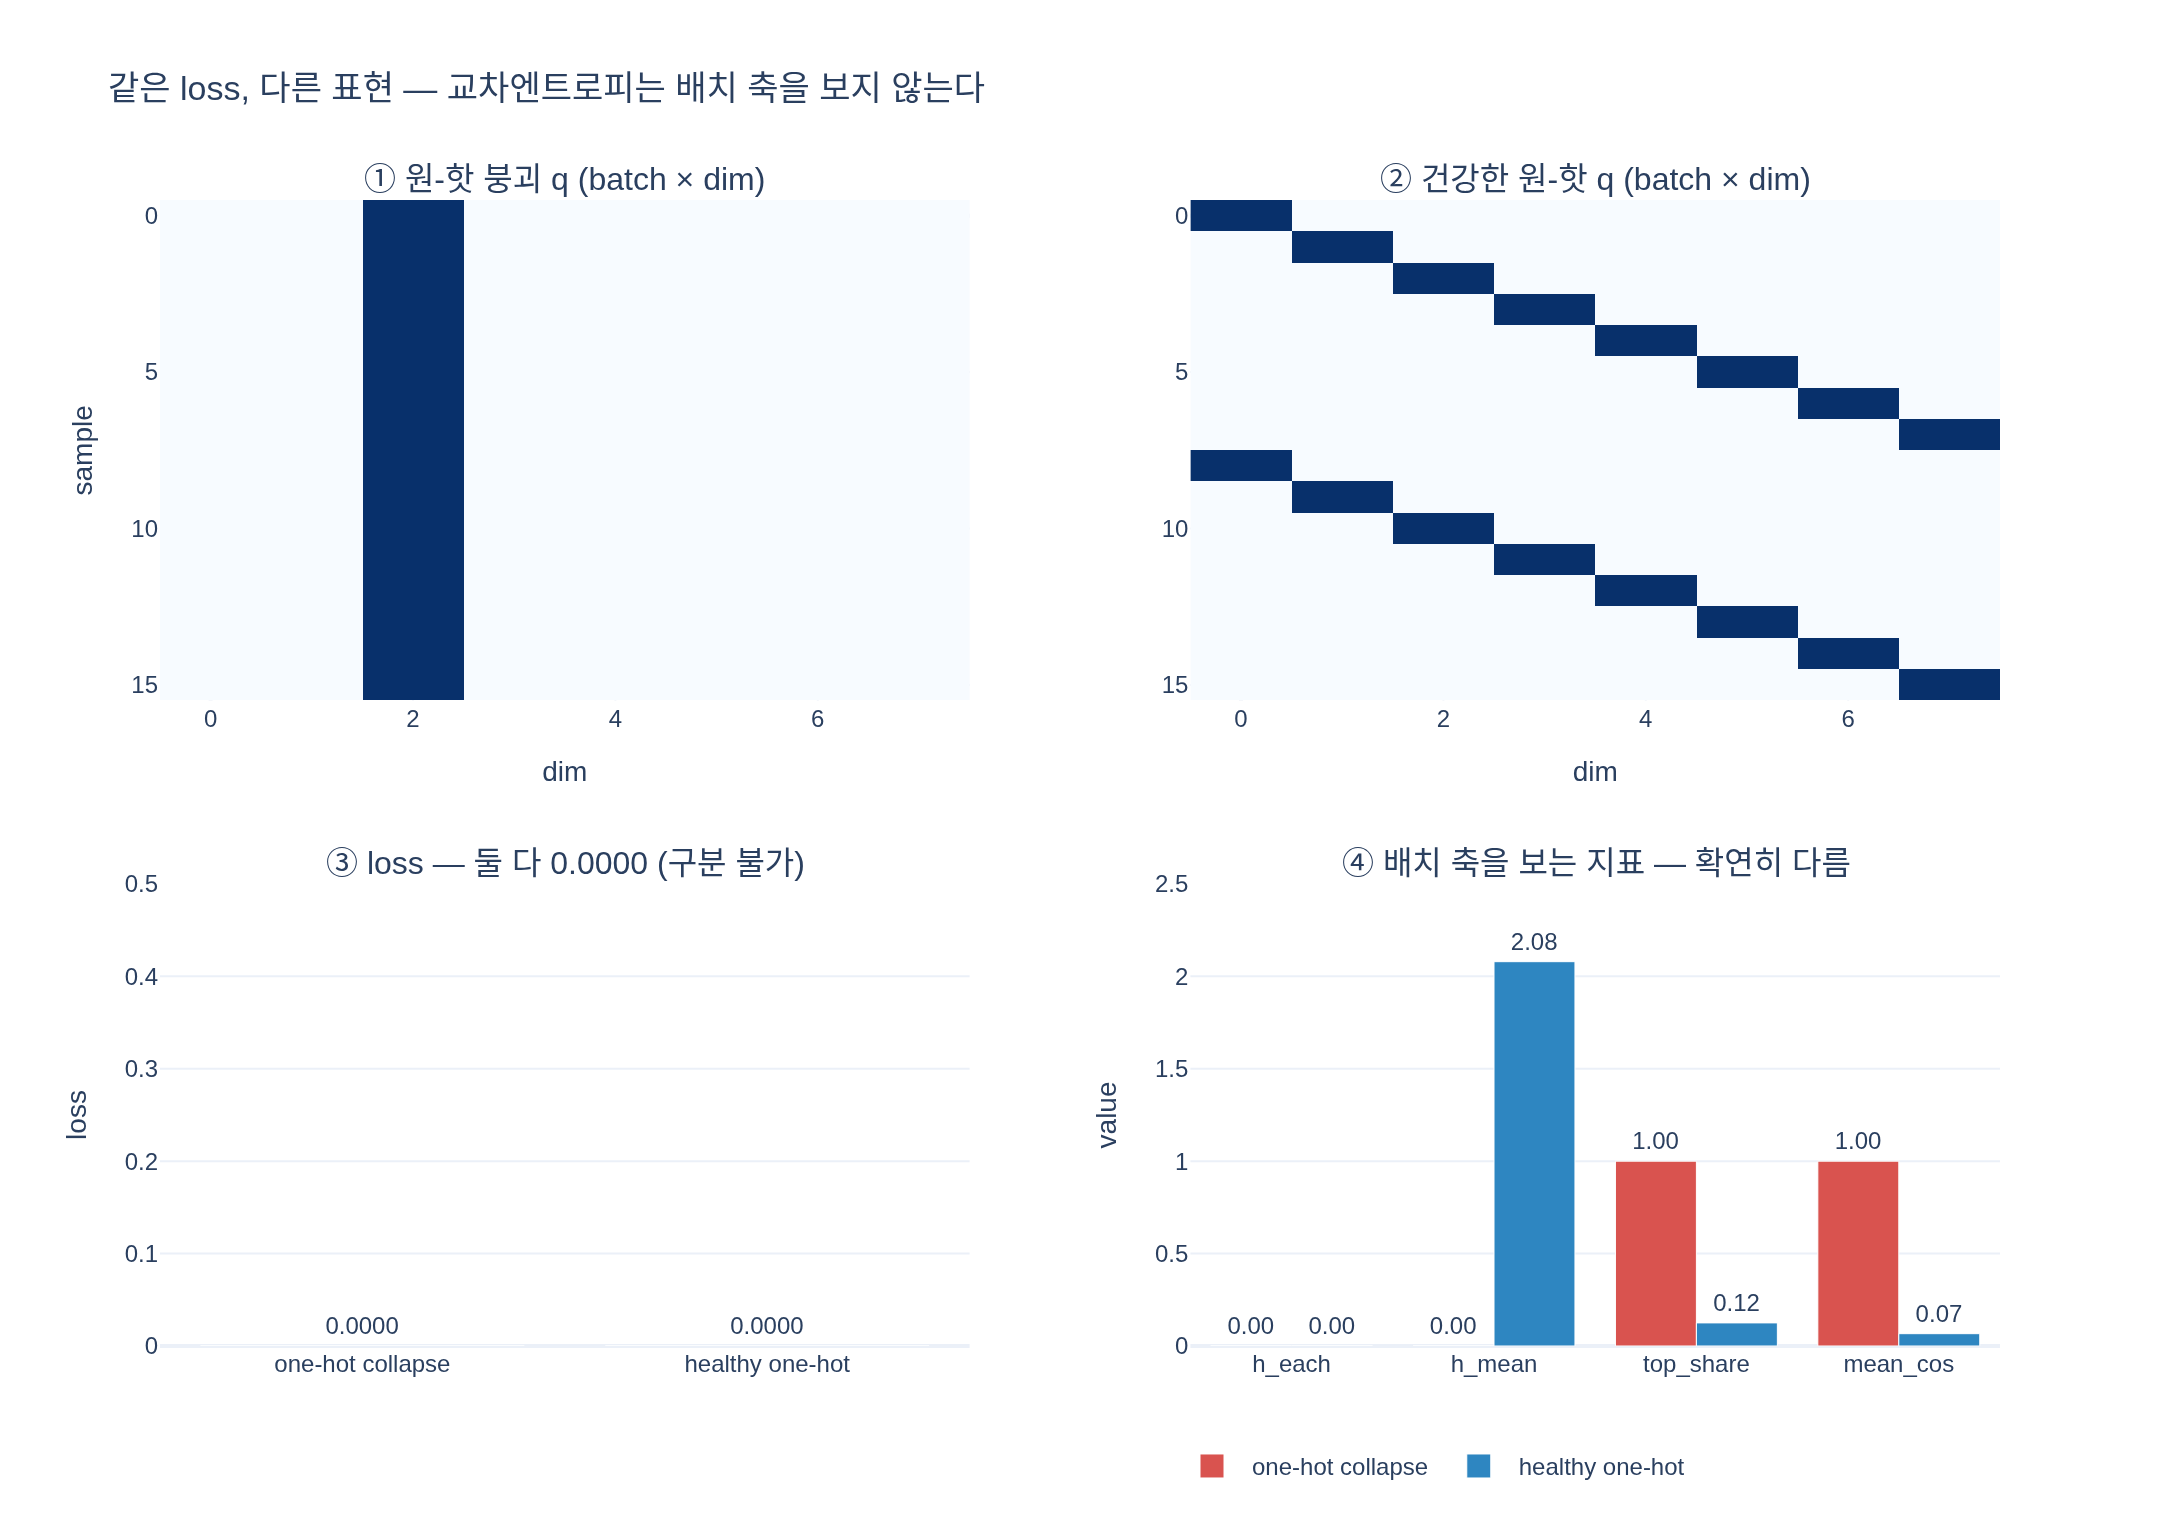

Here is the Python script that generated this plot:
# %% [markdown]
# # 같은 loss, 다른 표현 — 손실 함수가 보지 않는 축
#
# 질문: **입력마다 다른 원-핫을 내는 '건강한' 경우의 loss는 붕괴한 경우와 어떻게 다른가?**
#
# 답: **똑같이 0이다.**
#
# 이 노트북은 asset 노트북 4절의 세 시나리오를 재현해 loss가 같음을 확인한 뒤,
# **배치 축을 가로지르는 지표**를 추가로 계산해 두 상태가 확연히 갈리는 것을 보인다.

# %%
import math

import torch
import torch.nn as nn
import torch.nn.functional as F

torch.manual_seed(0)
torch.set_printoptions(precision=3, sci_mode=False)


def _show(fig):
    try:
        from IPython import get_ipython

        if get_ipython() is not None:
            fig.show()
    except ImportError:
        pass


# %% [markdown]
# ## 1. `MiniDINOLoss` — asset 노트북 3절과 동일
#
# 교차엔트로피 한 줄이 핵심이다.
#
# $$\mathcal{L} = \frac{1}{B}\sum_{b=1}^{B} \Big( -\sum_{k=1}^{K} q_{bk}\,\log p_{bk} \Big)$$
#
# 안쪽 합은 **차원 축 $k$**, 바깥 평균은 **배치 축 $b$**.
# 즉 샘플 $b$의 loss는 다른 샘플 $b'$의 출력을 **한 번도 참조하지 않는다.**
# 이것이 loss가 붕괴에 무감각한 구조적 이유다.

# %%
class MiniDINOLoss(nn.Module):
    def __init__(self, out_dim, ncrops=2, teacher_temp=0.04, student_temp=0.1,
                 center_momentum=0.9, use_center=True):
        super().__init__()
        self.student_temp = student_temp
        self.teacher_temp = teacher_temp
        self.center_momentum = center_momentum
        self.ncrops = ncrops
        self.use_center = use_center
        self.register_buffer("center", torch.zeros(1, out_dim))

    def forward(self, student_output, teacher_output, return_per_sample=False):
        student_out = (student_output / self.student_temp).chunk(self.ncrops)
        center = self.center if self.use_center else 0.0
        teacher_out = F.softmax((teacher_output - center) / self.teacher_temp, dim=-1)
        teacher_out = teacher_out.detach().chunk(2)

        total_loss, n_terms, per_sample = 0.0, 0, None
        for iq, q in enumerate(teacher_out):
            for v in range(len(student_out)):
                if v == iq:
                    continue
                # ★ dim=-1 : 차원 축만 합친다. 배치 축은 그대로 살아 있다.
                loss = torch.sum(-q * F.log_softmax(student_out[v], dim=-1), dim=-1)
                if per_sample is None:
                    per_sample = loss.detach().clone()
                total_loss += loss.mean()   # ★ 여기서 비로소 배치 축을 '평균'으로 뭉갠다
                n_terms += 1
        total_loss /= n_terms
        self.update_center(teacher_output)
        return (total_loss, per_sample) if return_per_sample else total_loss

    @torch.no_grad()
    def update_center(self, teacher_output):
        batch_center = teacher_output.mean(dim=0, keepdim=True)
        self.center = self.center * self.center_momentum + batch_center * (1 - self.center_momentum)


# %% [markdown]
# ## 2. 세 가지 상수 출력 시나리오
#
# | 시나리오 | 로짓 |
# |---|---|
# | 원-핫 붕괴 | 모든 샘플이 **같은** 차원 2에 50.0 |
# | 균등 붕괴 | 모든 샘플이 전부 0 |
# | 건강 | 샘플 $b$가 차원 $b \bmod K$에 50.0 (`F.one_hot(torch.arange(B) % out_dim, out_dim) * 50.0`) |

# %%
B, out_dim = 16, 8

collapsed = torch.zeros(B, out_dim)
collapsed[:, 2] = 50.0

uniform_c = torch.zeros(B, out_dim)

healthy = F.one_hot(torch.arange(B) % out_dim, out_dim).float() * 50.0

print("collapsed[:4] =\n", collapsed[:4])
print("healthy[:4]   =\n", healthy[:4])
# 출력:
# collapsed[:4] =
#  tensor([[0., 0., 50., 0., 0., 0., 0., 0.],
#         [0., 0., 50., 0., 0., 0., 0., 0.],
#         [0., 0., 50., 0., 0., 0., 0., 0.],
#         [0., 0., 50., 0., 0., 0., 0., 0.]])
# healthy[:4]   =
#  tensor([[50., 0., 0., 0., 0., 0., 0., 0.],
#         [0., 50., 0., 0., 0., 0., 0., 0.],
#         [0., 0., 50., 0., 0., 0., 0., 0.],
#         [0., 0., 0., 50., 0., 0., 0., 0.]])

# %%
def run(logits, name):
    loss_fn = MiniDINOLoss(out_dim, ncrops=2, teacher_temp=0.04, use_center=False)
    both = torch.cat([logits, logits])          # crop 2개 모두 같은 출력
    total, per_sample = loss_fn(both, both, return_per_sample=True)
    print(f"{name:18s} loss = {total.item():.4f}   per-sample = {per_sample.numpy().round(4)[:8]} ...")
    return total.item(), per_sample


l_collapsed, ps_collapsed = run(collapsed, "one-hot collapse")
l_uniform, ps_uniform = run(uniform_c, "uniform collapse")
l_healthy, ps_healthy = run(healthy, "healthy one-hot")
print(f"\nlog K = {math.log(out_dim):.4f}")
print(f"one-hot collapse == healthy ?  {math.isclose(l_collapsed, l_healthy, abs_tol=1e-9)}")
# 출력:
# one-hot collapse   loss = 0.0000   per-sample = [0. 0. 0. 0. 0. 0. 0. 0.] ...
# uniform collapse   loss = 2.0794   per-sample = [2.0794 2.0794 2.0794 2.0794 2.0794 2.0794 2.0794 2.0794] ...
# healthy one-hot    loss = 0.0000   per-sample = [0. 0. 0. 0. 0. 0. 0. 0.] ...
#
# log K = 2.0794
# one-hot collapse == healthy ?  True

# %% [markdown]
# **per-sample 벡터까지 완전히 같다.** 배치 평균을 취하기 *전*부터 이미 구분이 없다는 뜻이다.
#
# 샘플 $b$의 loss는 $-\sum_k q_{bk}\log p_{bk}$ — 여기에 등장하는 인덱스는 $b$ 하나뿐이다.
# "샘플들끼리 서로 다른가"는 이 식에 **문법적으로 들어갈 자리가 없다**.

# %% [markdown]
# ## 3. 배치 축을 보는 지표들
#
# - $h_{\text{each}} = \frac{1}{B}\sum_b h(q_b)$ — "각 샘플이 확신하는가" (배치 축을 **평균**만 함 → 여전히 못 봄)
# - $h_{\text{mean}} = h\!\left(\frac{1}{B}\sum_b q_b\right)$ — 먼저 **배치 축으로 평균한 분포**의 엔트로피 → 봄
# - `top_share` = 가장 많이 쓰인 코드가 차지하는 샘플 비율
# - `rank` = 확률 행렬 $Q \in \mathbb{R}^{B\times K}$의 수치적 랭크
# - `mean_cos` = 서로 다른 샘플 쌍의 평균 코사인 유사도

# %%
def entropy(p):
    return -(p * p.clamp_min(1e-12).log()).sum(-1)


@torch.no_grad()
def diagnostics(logits, teacher_temp=0.04):
    q = F.softmax(logits / teacher_temp, dim=-1)          # (B, K) teacher 분포
    h_each = entropy(q).mean().item() + 0.0               # 배치 축을 못 봄 (+0.0: -0.0 정리)
    h_mean = entropy(q.mean(0)).item() + 0.0              # 배치 축을 봄 ★
    codes = q.argmax(-1)
    top_share = codes.bincount(minlength=q.shape[-1]).max().item() / len(codes)
    rank = torch.linalg.matrix_rank(q, atol=1e-6).item()
    qn = F.normalize(q, dim=-1)
    sim = qn @ qn.T
    off = ~torch.eye(len(q), dtype=torch.bool)
    mean_cos = sim[off].mean().item()
    n_codes = len(codes.unique())
    return dict(h_each=h_each, h_mean=h_mean, top_share=top_share,
                rank=float(rank), mean_cos=mean_cos, n_codes=float(n_codes))


scenarios = [("one-hot collapse", collapsed, l_collapsed),
             ("uniform collapse", uniform_c, l_uniform),
             ("healthy one-hot", healthy, l_healthy)]

diags = {name: diagnostics(lg) for name, lg, _ in scenarios}

hdr = f"{'scenario':18s} {'loss':>7s} {'h_each':>7s} {'h_mean':>7s} {'top_share':>10s} {'rank':>5s} {'mean_cos':>9s} {'n_codes':>8s}"
print(hdr)
print("-" * len(hdr))
for name, _, ls in scenarios:
    d = diags[name]
    print(f"{name:18s} {ls:7.4f} {d['h_each']:7.4f} {d['h_mean']:7.4f} "
          f"{d['top_share']:10.4f} {d['rank']:5.0f} {d['mean_cos']:9.4f} {d['n_codes']:8.0f}")
# 출력:
# scenario              loss  h_each  h_mean  top_share  rank  mean_cos  n_codes
# ------------------------------------------------------------------------------
# one-hot collapse    0.0000  0.0000  0.0000     1.0000     1    1.0000        1
# uniform collapse    2.0794  2.0794  2.0794     1.0000     1    1.0000        1
# healthy one-hot     0.0000  0.0000  2.0794     0.1250     8    0.0667        8

# %% [markdown]
# 핵심 두 줄은 **1행(원-핫 붕괴)과 3행(건강)**이다.
#
# | 지표 | 붕괴 | 건강 | 구분되나 |
# |---|---|---|---|
# | `loss` | 0.0000 | 0.0000 | ❌ |
# | `h_each` | 0.0000 | 0.0000 | ❌ (샘플별로 계산 후 평균 → 배치를 못 봄) |
# | `h_mean` | 0.0000 | 2.0794 | ✅ (배치 평균 분포의 엔트로피) |
# | `top_share` | 1.0000 | 0.1250 | ✅ |
# | `rank` | 1 | 8 | ✅ |
# | `mean_cos` | 1.0000 | 0.0667 | ✅ |
#
# `h_each`가 loss와 함께 실패한다는 점이 중요하다.
# **"먼저 샘플별로 계산하고 나중에 평균"하는 모든 양은 배치 축의 다양성을 볼 수 없다.**
# `h_mean`처럼 **먼저 배치로 평균한 뒤 계산**해야 비로소 보인다. 순서가 전부다.

# %% [markdown]
# ## 4. 어떤 손실이라면 이걸 볼 수 있는가
#
# 배치 축을 가로지르는 항이 있어야 한다.

# %%
qc = F.softmax(collapsed / 0.04, -1)
qh = F.softmax(healthy / 0.04, -1)


def infonce(q, tau=0.1):
    """자기 자신을 positive, 배치 내 나머지를 negative로 두는 대조 손실."""
    z = F.normalize(q, dim=-1)
    logits = z @ z.T / tau
    # positive = 자기 자신(같은 이미지의 다른 view라고 가정)
    return F.cross_entropy(logits, torch.arange(len(z))).item()


def barlow(q):
    """배치 축으로 표준화한 뒤 cross-correlation 행렬 C를 본다.
    붕괴를 잡는 것은 **대각 항** sum_i (1 - C_ii)^2 이다 (배치 분산이 죽으면 C_ii=0)."""
    zz = (q - q.mean(0)) / q.std(0).clamp_min(1e-6)
    c = zz.T @ zz / len(q)
    off = ~torch.eye(len(c), dtype=torch.bool)
    diag_term = (1 - c.diagonal()).pow(2).mean().item()
    off_term = c[off].pow(2).mean().item()
    return diag_term, off_term


def vicreg_var(q):
    """배치 축 표준편차의 평균 — 붕괴하면 0."""
    return q.std(0).mean().item()


print(f"{'':18s} {'DINO CE':>9s} {'InfoNCE':>9s} {'VICReg var':>11s} {'Barlow diag':>12s} {'Barlow off':>11s}")
for name, q, ls in [("one-hot collapse", qc, l_collapsed), ("healthy one-hot", qh, l_healthy)]:
    bd, bo = barlow(q)
    print(f"{name:18s} {ls:9.4f} {infonce(q):9.4f} {vicreg_var(q):11.4f} {bd:12.4f} {bo:11.4f}")
# 출력:
#                      DINO CE   InfoNCE  VICReg var  Barlow diag  Barlow off
# one-hot collapse      0.0000    2.7726      0.0000       1.0000      0.0000
# healthy one-hot       0.0000    0.6935      0.3416       0.0039      0.0179
#
# DINO CE만 두 상태를 구분하지 못한다. 나머지 셋은 모두 배치 축을 본다.
# (InfoNCE의 healthy 값이 0이 아니라 log 2 ≈ 0.693인 이유: B=16, K=8이라
#  각 코드를 정확히 두 샘플이 공유한다 — 배치 안에 '쌍둥이'가 하나씩 있다는 것까지 잡아낸다.)

# %% [markdown]
# | 손실/장치 | 배치를 보는 방식 |
# |---|---|
# | InfoNCE | 분모의 **negative pair** — 다른 샘플과 가까우면 벌점 |
# | Barlow Twins | 배치 축으로 표준화한 **cross-correlation 행렬**의 비대각을 0으로 |
# | VICReg | **variance term** — 배치 축 표준편차가 임계값 아래면 벌점 |
# | DINO | **centering** — 배치 평균을 EMA로 추적해 teacher 로짓에서 뺌 |
#
# DINO만 이것이 손실 항이 아니라 **target 전처리**라는 점이 흥미롭다.
# `q = softmax((teacher_logits - center) / temp)` — 배치 통계가 *정답지를 만드는 과정*에 들어간다.
# 손실 식 자체는 끝까지 샘플별 교차엔트로피 하나뿐이다.
#
# 그래서 위 표에서 보듯, DINO의 loss 값을 아무리 들여다봐도 붕괴는 보이지 않는다.
# 붕괴를 막는 힘은 loss 안이 아니라 **loss 바깥 (target 파이프라인)** 에 있다.

# %% [markdown]
# ## 5. 시각화 — 같은 loss, 다른 표현
#
# 위: 두 출력의 배치×차원 확률 히트맵. 아래 왼쪽: loss 막대(둘 다 0). 아래 오른쪽: 진단 지표 막대.

# %%
import plotly.graph_objects as go
from plotly.subplots import make_subplots

fig = make_subplots(
    rows=2, cols=2,
    subplot_titles=(
        "① 원-핫 붕괴 q (batch × dim)",
        "② 건강한 원-핫 q (batch × dim)",
        "③ loss — 둘 다 0.0000 (구분 불가)",
        "④ 배치 축을 보는 지표 — 확연히 다름",
    ),
    vertical_spacing=0.16, horizontal_spacing=0.12,
    row_heights=[0.52, 0.48],
)

COL_BAD, COL_GOOD = "#D9534F", "#2E86C1"

fig.add_trace(go.Heatmap(z=qc.numpy(), colorscale="Blues", zmin=0, zmax=1,
                         showscale=False, hovertemplate="sample %{y}, dim %{x}: %{z:.2f}<extra></extra>"),
              row=1, col=1)
fig.add_trace(go.Heatmap(z=qh.numpy(), colorscale="Blues", zmin=0, zmax=1,
                         showscale=False, hovertemplate="sample %{y}, dim %{x}: %{z:.2f}<extra></extra>"),
              row=1, col=2)

fig.add_trace(go.Bar(x=["one-hot collapse", "healthy one-hot"],
                     y=[l_collapsed, l_healthy],
                     marker_color=[COL_BAD, COL_GOOD],
                     text=[f"{l_collapsed:.4f}", f"{l_healthy:.4f}"],
                     textposition="outside", showlegend=False),
              row=2, col=1)

metrics = ["h_each", "h_mean", "top_share", "mean_cos"]
dc, dh = diags["one-hot collapse"], diags["healthy one-hot"]
fig.add_trace(go.Bar(x=metrics, y=[dc[m] for m in metrics], name="one-hot collapse",
                     marker_color=COL_BAD,
                     text=[f"{dc[m]:.2f}" for m in metrics], textposition="outside"),
              row=2, col=2)
fig.add_trace(go.Bar(x=metrics, y=[dh[m] for m in metrics], name="healthy one-hot",
                     marker_color=COL_GOOD,
                     text=[f"{dh[m]:.2f}" for m in metrics], textposition="outside"),
              row=2, col=2)

fig.update_yaxes(title_text="sample", autorange="reversed", row=1, col=1)
fig.update_yaxes(autorange="reversed", row=1, col=2)
fig.update_xaxes(title_text="dim", row=1, col=1)
fig.update_xaxes(title_text="dim", row=1, col=2)
fig.update_yaxes(title_text="loss", range=[0, 0.5], row=2, col=1)
fig.update_yaxes(title_text="value", range=[0, 2.5], row=2, col=2)
fig.update_layout(
    title="같은 loss, 다른 표현 — 교차엔트로피는 배치 축을 보지 않는다",
    height=760, width=1080, barmode="group", template="plotly_white",
    legend=dict(orientation="h", yanchor="bottom", y=-0.13, x=0.55),
)

fig.write_image("/home/sungwoo/projects/swcho/dino/fm/entropy/.fm/hints/"
                "e746c8fb-c0c5-472d-b988-b210975b7909/expy.png", scale=2)
_show(fig)
print("saved expy.png")
# 출력: saved expy.png

# %% [markdown]
# ## 6. 정리
#
# 1. 건강한 출력과 원-핫 붕괴 출력의 DINO loss는 **완전히 같은 0**이다. per-sample 값까지 같다.
# 2. 이유는 구조적이다 — 교차엔트로피는 각 샘플에 대해 독립으로 계산되고 나중에 평균된다.
#    "샘플들끼리 서로 다른가"는 식에 등장하지 않는다.
# 3. `h_each`도 같은 이유로 실패한다. **배치로 먼저 평균한 뒤 계산**하는 `h_mean`,
#    또는 `top_share` / `rank` / `mean_cos` 같은 배치 통계라야 구분된다.
# 4. 실전에서는 loss 곡선만 보면 안 된다. teacher 출력의 `h_each`/`h_mean` 짝,
#    코드 사용 히스토그램, 그리고 주기적인 k-NN 정확도를 함께 로깅해야 붕괴를 조기 감지한다.
